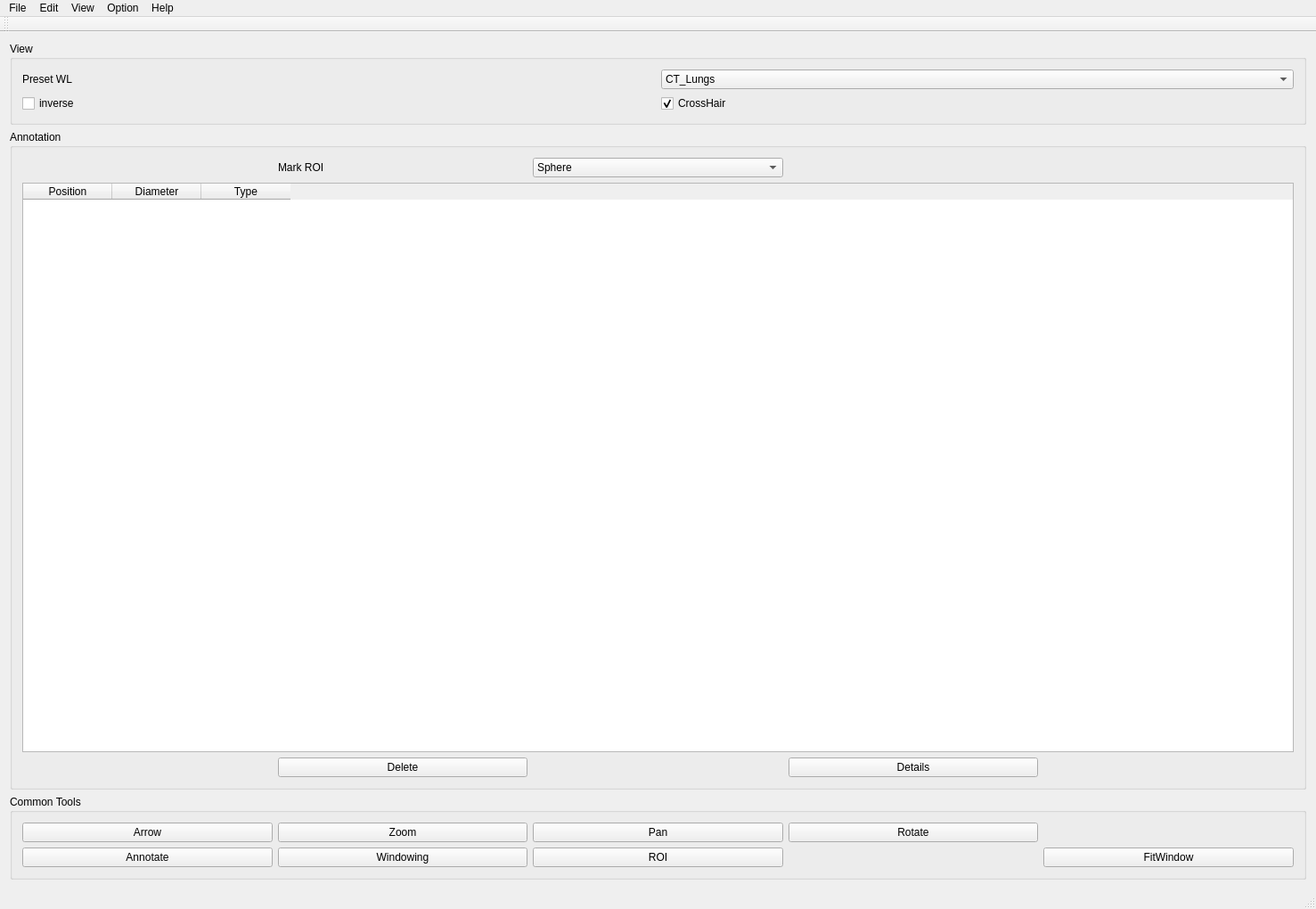
<?xml version="1.0" encoding="UTF-8"?>
<ui version="4.0">
 <class>NoduleAnnotationClass</class>
 <widget class="QMainWindow" name="NoduleAnnotationClass">
  <property name="geometry">
   <rect>
    <x>0</x>
    <y>0</y>
    <width>1477</width>
    <height>1020</height>
   </rect>
  </property>
  <property name="windowTitle">
   <string>NoduleAnnotation</string>
  </property>
  <property name="autoFillBackground">
   <bool>true</bool>
  </property>
  <widget class="QWidget" name="centralWidget">
   <layout class="QHBoxLayout" name="horizontalLayout">
    <item>
     <layout class="QGridLayout" name="gridLayout_5">
      <item row="0" column="0">
       <widget class="QGroupBox" name="groupBoxView">
        <property name="title">
         <string>View</string>
        </property>
        <layout class="QGridLayout" name="gridLayout_2">
         <item row="0" column="0">
          <layout class="QGridLayout" name="gridLayout">
           <item row="0" column="0">
            <widget class="QLabel" name="label">
             <property name="text">
              <string>Preset WL</string>
             </property>
            </widget>
           </item>
           <item row="0" column="1">
            <widget class="QComboBox" name="comboBoxPresetWL">
             <item>
              <property name="text">
               <string>CT_Lungs</string>
              </property>
             </item>
             <item>
              <property name="text">
               <string>CT_Chest</string>
              </property>
             </item>
             <item>
              <property name="text">
               <string>CT_Bone</string>
              </property>
             </item>
             <item>
              <property name="text">
               <string>CT_Abdomen</string>
              </property>
             </item>
            </widget>
           </item>
           <item row="1" column="0">
            <widget class="QCheckBox" name="checkBoxColorInverse">
             <property name="text">
              <string>inverse</string>
             </property>
            </widget>
           </item>
           <item row="1" column="1">
            <widget class="QCheckBox" name="checkBoxCrossHair">
             <property name="text">
              <string>CrossHair</string>
             </property>
             <property name="checked">
              <bool>true</bool>
             </property>
             <property name="tristate">
              <bool>false</bool>
             </property>
            </widget>
           </item>
          </layout>
         </item>
        </layout>
       </widget>
      </item>
      <item row="2" column="0">
       <widget class="QGroupBox" name="groupBox">
        <property name="title">
         <string>Common Tools</string>
        </property>
        <layout class="QGridLayout" name="gridLayout_4">
         <item row="1" column="1">
          <widget class="QPushButton" name="pushButtonWindowing">
           <property name="text">
            <string>Windowing</string>
           </property>
          </widget>
         </item>
         <item row="1" column="0">
          <widget class="QPushButton" name="pushButtonAnnotate">
           <property name="text">
            <string>Annotate</string>
           </property>
          </widget>
         </item>
         <item row="0" column="2">
          <widget class="QPushButton" name="pushButtonPan">
           <property name="text">
            <string>Pan</string>
           </property>
          </widget>
         </item>
         <item row="0" column="3">
          <widget class="QPushButton" name="pushButtonRotate">
           <property name="text">
            <string>Rotate</string>
           </property>
          </widget>
         </item>
         <item row="0" column="1">
          <widget class="QPushButton" name="pushButtonZoom">
           <property name="text">
            <string>Zoom</string>
           </property>
          </widget>
         </item>
         <item row="0" column="0">
          <widget class="QPushButton" name="pushButtonArrow">
           <property name="text">
            <string>Arrow</string>
           </property>
          </widget>
         </item>
         <item row="1" column="2">
          <widget class="QPushButton" name="pushButtonROI">
           <property name="text">
            <string>ROI</string>
           </property>
          </widget>
         </item>
         <item row="1" column="4">
          <widget class="QPushButton" name="pushButtonFitWindow">
           <property name="text">
            <string>FitWindow</string>
           </property>
          </widget>
         </item>
        </layout>
       </widget>
      </item>
      <item row="1" column="0">
       <widget class="QGroupBox" name="groupBoxAnnotation">
        <property name="title">
         <string>Annotation</string>
        </property>
        <layout class="QGridLayout" name="gridLayout_3">
         <item row="1" column="0" colspan="5">
          <widget class="QTableWidget" name="tableWidgetNoduleList">
           <column>
            <property name="text">
             <string>Position</string>
            </property>
           </column>
           <column>
            <property name="text">
             <string>Diameter</string>
            </property>
           </column>
           <column>
            <property name="text">
             <string>Type</string>
            </property>
           </column>
          </widget>
         </item>
         <item row="0" column="2">
          <widget class="QComboBox" name="comboBoxMarkType">
           <item>
            <property name="text">
             <string>Sphere</string>
            </property>
           </item>
           <item>
            <property name="text">
             <string>Ellipsoid</string>
            </property>
           </item>
          </widget>
         </item>
         <item row="2" column="1">
          <widget class="QPushButton" name="pushButtonDeleteNodule">
           <property name="text">
            <string>Delete</string>
           </property>
          </widget>
         </item>
         <item row="2" column="3">
          <widget class="QPushButton" name="pushButtonNoduleDetails">
           <property name="text">
            <string>Details</string>
           </property>
          </widget>
         </item>
         <item row="0" column="1">
          <widget class="QLabel" name="label_2">
           <property name="text">
            <string>Mark ROI</string>
           </property>
          </widget>
         </item>
        </layout>
       </widget>
      </item>
     </layout>
    </item>
    <item>
     <layout class="QGridLayout" name="gridLayout_6"/>
    </item>
   </layout>
  </widget>
  <widget class="QMenuBar" name="menuBar">
   <property name="geometry">
    <rect>
     <x>0</x>
     <y>0</y>
     <width>1477</width>
     <height>23</height>
    </rect>
   </property>
   <widget class="QMenu" name="menuFile">
    <property name="title">
     <string>File</string>
    </property>
    <addaction name="actionOpen_DICOM_Folder"/>
    <addaction name="actionOpen_Meta_Image"/>
    <addaction name="actionOpen_Raw"/>
    <addaction name="actionSave_Nodule"/>
    <addaction name="actionLoad_Nodule"/>
    <addaction name="actionQuit"/>
   </widget>
   <widget class="QMenu" name="menuEdit">
    <property name="title">
     <string>Edit</string>
    </property>
    <addaction name="actionUndo"/>
    <addaction name="actionRedo"/>
    <addaction name="actionReset"/>
   </widget>
   <widget class="QMenu" name="menuView">
    <property name="title">
     <string>View</string>
    </property>
    <widget class="QMenu" name="menuLayout">
     <property name="title">
      <string>Layout</string>
     </property>
     <addaction name="action2x2"/>
     <addaction name="action1x1"/>
    </widget>
    <addaction name="menuLayout"/>
    <addaction name="actionPython_Interactor"/>
   </widget>
   <widget class="QMenu" name="menuOption">
    <property name="title">
     <string>Option</string>
    </property>
    <addaction name="actionSetting"/>
   </widget>
   <widget class="QMenu" name="menuHelp">
    <property name="title">
     <string>Help</string>
    </property>
    <addaction name="actionAbout"/>
   </widget>
   <addaction name="menuFile"/>
   <addaction name="menuEdit"/>
   <addaction name="menuView"/>
   <addaction name="menuOption"/>
   <addaction name="menuHelp"/>
  </widget>
  <widget class="QToolBar" name="mainToolBar">
   <attribute name="toolBarArea">
    <enum>TopToolBarArea</enum>
   </attribute>
   <attribute name="toolBarBreak">
    <bool>false</bool>
   </attribute>
  </widget>
  <widget class="QStatusBar" name="statusBar"/>
  <action name="actionOpen_DICOM_Folder">
   <property name="text">
    <string>Open DICOM Folder</string>
   </property>
  </action>
  <action name="actionOpen_Meta_Image">
   <property name="text">
    <string>Open Meta Image</string>
   </property>
  </action>
  <action name="actionOpen_Raw">
   <property name="text">
    <string>Open Raw </string>
   </property>
  </action>
  <action name="actionLoad_Nodule">
   <property name="text">
    <string>load Nodule</string>
   </property>
  </action>
  <action name="actionSave_Nodule">
   <property name="text">
    <string>Save Nodule</string>
   </property>
  </action>
  <action name="actionQuit">
   <property name="text">
    <string>Quit</string>
   </property>
  </action>
  <action name="actionUndo">
   <property name="text">
    <string>Undo</string>
   </property>
  </action>
  <action name="actionRedo">
   <property name="text">
    <string>Redo</string>
   </property>
  </action>
  <action name="actionReset">
   <property name="text">
    <string>Reset</string>
   </property>
  </action>
  <action name="action2x2">
   <property name="text">
    <string>3D 2x2</string>
   </property>
  </action>
  <action name="actionPython_Interactor">
   <property name="text">
    <string>Python Interactor</string>
   </property>
  </action>
  <action name="actionSetting">
   <property name="text">
    <string>Setting</string>
   </property>
  </action>
  <action name="actionAbout">
   <property name="text">
    <string>About</string>
   </property>
  </action>
  <action name="action1x1">
   <property name="text">
    <string>2D 1x1</string>
   </property>
  </action>
 </widget>
 <layoutdefault spacing="6" margin="11"/>
 <resources>
  <include location="mi_main_window.qrc"/>
 </resources>
 <connections/>
</ui>
